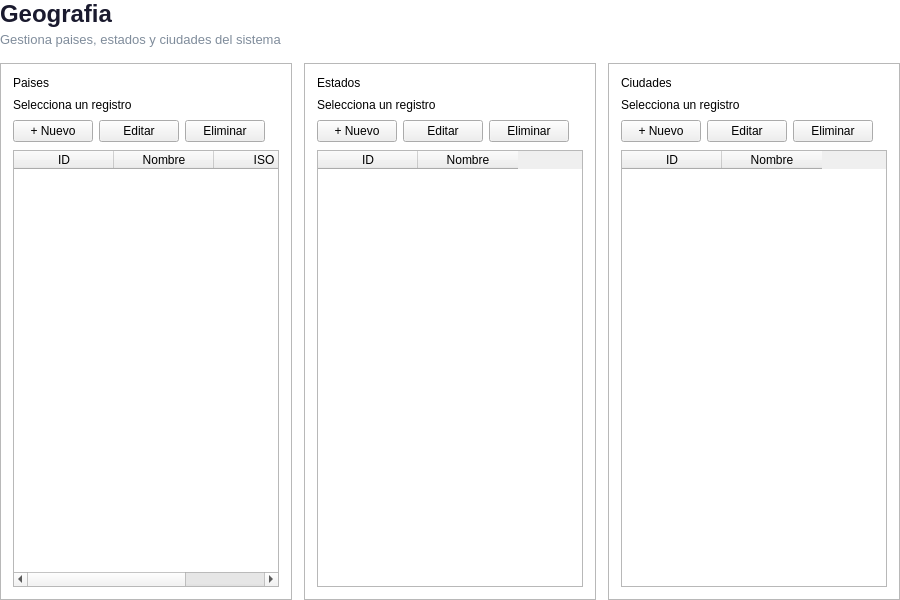
<?xml version="1.0" encoding="UTF-8"?>
<ui version="4.0">
 <class>GeografiaWidget</class>
 <widget class="QWidget" name="GeografiaWidget">
  <property name="geometry">
   <rect>
    <x>0</x>
    <y>0</y>
    <width>900</width>
    <height>600</height>
   </rect>
  </property>
  <property name="styleSheet">
   <string notr="true">
/* === GLOBAL === */
QWidget#GeografiaWidget {
    background-color: transparent;
}

/* === HEADER === */
QLabel#geoTitle {
    font-size: 24px;
    font-weight: bold;
    color: #1a1a2e;
}
QLabel#geoSubtitle {
    font-size: 13px;
    color: #7f8c9b;
}

/* === PANEL TITLES === */
QLabel.panelTitle {
    font-size: 16px;
    font-weight: bold;
    color: #1a1a2e;
    border: none;
}
QLabel.panelSubtitle {
    font-size: 12px;
    color: #718096;
    border: none;
}

/* === PANELS === */
QFrame.geoPanel {
    background-color: white;
    border: 1px solid #e2e8f0;
    border-radius: 8px;
}

/* === BUTTONS === */
QPushButton.btnAdd {
    background-color: #4a90d9;
    color: white;
    border: none;
    border-radius: 4px;
    font-size: 12px;
    font-weight: 600;
    padding: 6px 14px;
    min-height: 30px;
}
QPushButton.btnAdd:hover {
    background-color: #3a7bc8;
}
QPushButton.btnEdit {
    background-color: white;
    color: #2d3748;
    border: 1px solid #e2e8f0;
    border-radius: 4px;
    font-size: 12px;
    padding: 6px 14px;
    min-height: 30px;
}
QPushButton.btnEdit:hover {
    background-color: #f7fafc;
    border-color: #cbd5e0;
}
QPushButton.btnDelete {
    background-color: #f56565;
    color: white;
    border: none;
    border-radius: 4px;
    font-size: 12px;
    padding: 6px 14px;
    min-height: 30px;
}
QPushButton.btnDelete:hover {
    background-color: #e53e3e;
}

/* === TABLES === */
QTableWidget.geoTable {
    background-color: white;
    border: none;
    gridline-color: #f0f2f5;
    font-size: 13px;
}
QTableWidget.geoTable QHeaderView::section {
    background-color: #f7fafc;
    color: #2d3748;
    font-weight: bold;
    font-size: 13px;
    padding: 8px;
    border: none;
    border-bottom: 2px solid #e2e8f0;
}
QTableWidget.geoTable::item {
    padding: 8px;
    color: #2d3748;
    border-bottom: 1px solid #f0f2f5;
}
QTableWidget.geoTable::item:selected {
    background-color: #ebf8ff;
    color: #2c5282;
}
   </string>
  </property>
  <layout class="QVBoxLayout" name="mainLayout">
   <property name="leftMargin">
    <number>0</number>
   </property>
   <property name="topMargin">
    <number>0</number>
   </property>
   <property name="rightMargin">
    <number>0</number>
   </property>
   <property name="bottomMargin">
    <number>0</number>
   </property>
   <property name="spacing">
    <number>16</number>
   </property>

   <!-- HEADER -->
   <item>
    <layout class="QVBoxLayout" name="titleLayout">
     <property name="spacing">
      <number>4</number>
     </property>
     <item>
      <widget class="QLabel" name="geoTitle">
       <property name="text">
        <string>Geografia</string>
       </property>
      </widget>
     </item>
     <item>
      <widget class="QLabel" name="geoSubtitle">
       <property name="text">
        <string>Gestiona paises, estados y ciudades del sistema</string>
       </property>
      </widget>
     </item>
    </layout>
   </item>

   <!-- TRES PANELES -->
   <item>
    <layout class="QHBoxLayout" name="panelsLayout">
     <property name="spacing">
      <number>12</number>
     </property>

     <!-- PANEL PAISES -->
     <item>
      <widget class="QFrame" name="paisPanel">
       <property name="frameShape">
        <enum>QFrame::StyledPanel</enum>
       </property>
       <property name="property" stdset="0">
        <string>geoPanel</string>
       </property>
       <layout class="QVBoxLayout" name="paisPanelLayout">
        <property name="spacing">
         <number>8</number>
        </property>
        <property name="leftMargin">
         <number>12</number>
        </property>
        <property name="topMargin">
         <number>12</number>
        </property>
        <property name="rightMargin">
         <number>12</number>
        </property>
        <property name="bottomMargin">
         <number>12</number>
        </property>
        <item>
         <widget class="QLabel" name="paisTitle">
          <property name="text">
           <string>Paises</string>
          </property>
          <property name="property" stdset="0">
           <string>panelTitle</string>
          </property>
         </widget>
        </item>
        <item>
         <widget class="QLabel" name="paisSubtitle">
          <property name="text">
           <string>Selecciona un registro</string>
          </property>
          <property name="property" stdset="0">
           <string>panelSubtitle</string>
          </property>
         </widget>
        </item>
        <item>
         <layout class="QHBoxLayout" name="paisBtnsLayout">
          <property name="spacing">
           <number>6</number>
          </property>
          <item>
           <widget class="QPushButton" name="btnNuevoPais">
            <property name="text">
             <string>+ Nuevo</string>
            </property>
            <property name="cursor">
             <cursorShape>PointingHandCursor</cursorShape>
            </property>
            <property name="property" stdset="0">
             <string>btnAdd</string>
            </property>
           </widget>
          </item>
          <item>
           <widget class="QPushButton" name="btnEditarPais">
            <property name="text">
             <string>Editar</string>
            </property>
            <property name="cursor">
             <cursorShape>PointingHandCursor</cursorShape>
            </property>
            <property name="property" stdset="0">
             <string>btnEdit</string>
            </property>
           </widget>
          </item>
          <item>
           <widget class="QPushButton" name="btnEliminarPais">
            <property name="text">
             <string>Eliminar</string>
            </property>
            <property name="cursor">
             <cursorShape>PointingHandCursor</cursorShape>
            </property>
            <property name="property" stdset="0">
             <string>btnDelete</string>
            </property>
           </widget>
          </item>
          <item>
           <spacer name="paisBtnsSpacer">
            <property name="orientation">
             <enum>Qt::Horizontal</enum>
            </property>
            <property name="sizeHint" stdset="0">
             <size>
              <width>40</width>
              <height>20</height>
             </size>
            </property>
           </spacer>
          </item>
         </layout>
        </item>
        <item>
         <widget class="QTableWidget" name="tablaPaises">
          <property name="editTriggers">
           <set>QAbstractItemView::NoEditTriggers</set>
          </property>
          <property name="selectionMode">
           <enum>QAbstractItemView::SingleSelection</enum>
          </property>
          <property name="selectionBehavior">
           <enum>QAbstractItemView::SelectRows</enum>
          </property>
          <property name="property" stdset="0">
           <string>geoTable</string>
          </property>
          <column>
           <property name="text">
            <string>ID</string>
           </property>
          </column>
          <column>
           <property name="text">
            <string>Nombre</string>
           </property>
          </column>
          <column>
           <property name="text">
            <string>ISO</string>
           </property>
          </column>
         </widget>
        </item>
       </layout>
      </widget>
     </item>

     <!-- PANEL ESTADOS -->
     <item>
      <widget class="QFrame" name="estadoPanel">
       <property name="frameShape">
        <enum>QFrame::StyledPanel</enum>
       </property>
       <property name="property" stdset="0">
        <string>geoPanel</string>
       </property>
       <layout class="QVBoxLayout" name="estadoPanelLayout">
        <property name="spacing">
         <number>8</number>
        </property>
        <property name="leftMargin">
         <number>12</number>
        </property>
        <property name="topMargin">
         <number>12</number>
        </property>
        <property name="rightMargin">
         <number>12</number>
        </property>
        <property name="bottomMargin">
         <number>12</number>
        </property>
        <item>
         <widget class="QLabel" name="estadoTitle">
          <property name="text">
           <string>Estados</string>
          </property>
          <property name="property" stdset="0">
           <string>panelTitle</string>
          </property>
         </widget>
        </item>
        <item>
         <widget class="QLabel" name="estadoSubtitle">
          <property name="text">
           <string>Selecciona un registro</string>
          </property>
          <property name="property" stdset="0">
           <string>panelSubtitle</string>
          </property>
         </widget>
        </item>
        <item>
         <layout class="QHBoxLayout" name="estadoBtnsLayout">
          <property name="spacing">
           <number>6</number>
          </property>
          <item>
           <widget class="QPushButton" name="btnNuevoEstado">
            <property name="text">
             <string>+ Nuevo</string>
            </property>
            <property name="cursor">
             <cursorShape>PointingHandCursor</cursorShape>
            </property>
            <property name="property" stdset="0">
             <string>btnAdd</string>
            </property>
           </widget>
          </item>
          <item>
           <widget class="QPushButton" name="btnEditarEstado">
            <property name="text">
             <string>Editar</string>
            </property>
            <property name="cursor">
             <cursorShape>PointingHandCursor</cursorShape>
            </property>
            <property name="property" stdset="0">
             <string>btnEdit</string>
            </property>
           </widget>
          </item>
          <item>
           <widget class="QPushButton" name="btnEliminarEstado">
            <property name="text">
             <string>Eliminar</string>
            </property>
            <property name="cursor">
             <cursorShape>PointingHandCursor</cursorShape>
            </property>
            <property name="property" stdset="0">
             <string>btnDelete</string>
            </property>
           </widget>
          </item>
          <item>
           <spacer name="estadoBtnsSpacer">
            <property name="orientation">
             <enum>Qt::Horizontal</enum>
            </property>
            <property name="sizeHint" stdset="0">
             <size>
              <width>40</width>
              <height>20</height>
             </size>
            </property>
           </spacer>
          </item>
         </layout>
        </item>
        <item>
         <widget class="QTableWidget" name="tablaEstados">
          <property name="editTriggers">
           <set>QAbstractItemView::NoEditTriggers</set>
          </property>
          <property name="selectionMode">
           <enum>QAbstractItemView::SingleSelection</enum>
          </property>
          <property name="selectionBehavior">
           <enum>QAbstractItemView::SelectRows</enum>
          </property>
          <property name="property" stdset="0">
           <string>geoTable</string>
          </property>
          <column>
           <property name="text">
            <string>ID</string>
           </property>
          </column>
          <column>
           <property name="text">
            <string>Nombre</string>
           </property>
          </column>
         </widget>
        </item>
       </layout>
      </widget>
     </item>

     <!-- PANEL CIUDADES -->
     <item>
      <widget class="QFrame" name="ciudadPanel">
       <property name="frameShape">
        <enum>QFrame::StyledPanel</enum>
       </property>
       <property name="property" stdset="0">
        <string>geoPanel</string>
       </property>
       <layout class="QVBoxLayout" name="ciudadPanelLayout">
        <property name="spacing">
         <number>8</number>
        </property>
        <property name="leftMargin">
         <number>12</number>
        </property>
        <property name="topMargin">
         <number>12</number>
        </property>
        <property name="rightMargin">
         <number>12</number>
        </property>
        <property name="bottomMargin">
         <number>12</number>
        </property>
        <item>
         <widget class="QLabel" name="ciudadTitle">
          <property name="text">
           <string>Ciudades</string>
          </property>
          <property name="property" stdset="0">
           <string>panelTitle</string>
          </property>
         </widget>
        </item>
        <item>
         <widget class="QLabel" name="ciudadSubtitle">
          <property name="text">
           <string>Selecciona un registro</string>
          </property>
          <property name="property" stdset="0">
           <string>panelSubtitle</string>
          </property>
         </widget>
        </item>
        <item>
         <layout class="QHBoxLayout" name="ciudadBtnsLayout">
          <property name="spacing">
           <number>6</number>
          </property>
          <item>
           <widget class="QPushButton" name="btnNuevaCiudad">
            <property name="text">
             <string>+ Nuevo</string>
            </property>
            <property name="cursor">
             <cursorShape>PointingHandCursor</cursorShape>
            </property>
            <property name="property" stdset="0">
             <string>btnAdd</string>
            </property>
           </widget>
          </item>
          <item>
           <widget class="QPushButton" name="btnEditarCiudad">
            <property name="text">
             <string>Editar</string>
            </property>
            <property name="cursor">
             <cursorShape>PointingHandCursor</cursorShape>
            </property>
            <property name="property" stdset="0">
             <string>btnEdit</string>
            </property>
           </widget>
          </item>
          <item>
           <widget class="QPushButton" name="btnEliminarCiudad">
            <property name="text">
             <string>Eliminar</string>
            </property>
            <property name="cursor">
             <cursorShape>PointingHandCursor</cursorShape>
            </property>
            <property name="property" stdset="0">
             <string>btnDelete</string>
            </property>
           </widget>
          </item>
          <item>
           <spacer name="ciudadBtnsSpacer">
            <property name="orientation">
             <enum>Qt::Horizontal</enum>
            </property>
            <property name="sizeHint" stdset="0">
             <size>
              <width>40</width>
              <height>20</height>
             </size>
            </property>
           </spacer>
          </item>
         </layout>
        </item>
        <item>
         <widget class="QTableWidget" name="tablaCiudades">
          <property name="editTriggers">
           <set>QAbstractItemView::NoEditTriggers</set>
          </property>
          <property name="selectionMode">
           <enum>QAbstractItemView::SingleSelection</enum>
          </property>
          <property name="selectionBehavior">
           <enum>QAbstractItemView::SelectRows</enum>
          </property>
          <property name="property" stdset="0">
           <string>geoTable</string>
          </property>
          <column>
           <property name="text">
            <string>ID</string>
           </property>
          </column>
          <column>
           <property name="text">
            <string>Nombre</string>
           </property>
          </column>
         </widget>
        </item>
       </layout>
      </widget>
     </item>

    </layout>
   </item>

  </layout>
 </widget>
 <resources/>
 <connections/>
</ui>
